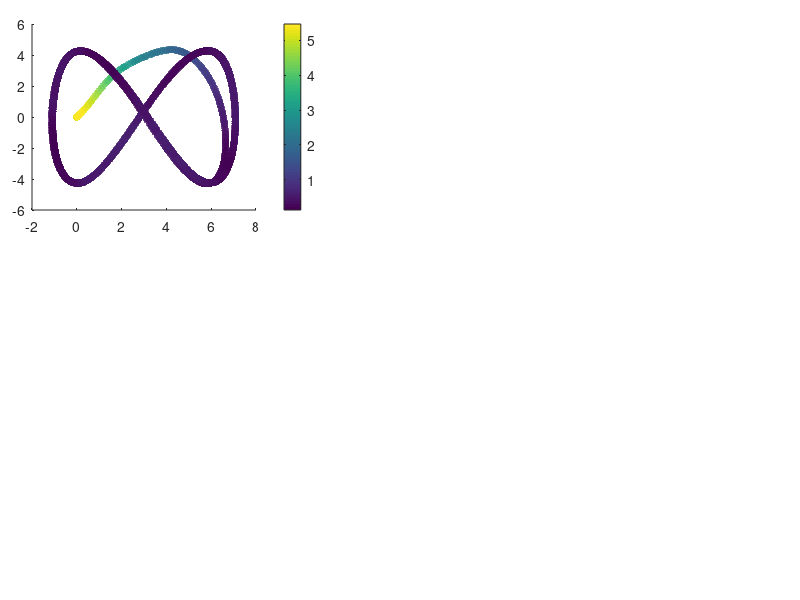

The MATLAB source for this figure: (Note: this script raises an error after producing the figure.)
%% Code to show the results of the Inverse kinematic controller

% Clean variables
clc, clear all, close all;
 
% Load variables of the system
load("T_MinNorma_UAV_DinInv_Real.mat")

% Change variable size
h = h(:, 1:end-1);
h_p = h_p(:, 1:end-1);
v = v(:, 1:end-1);

% Time definition 
t = t;

% Error definition
for k = 1:length(t)
    error_vector = hd(1:3, k)-h(1:3, k);
    error_dynamic(k) = norm(error_vector,2);
end

% Figure propert%% Figures
lw = 1; % linewidth 1
lwV = 2; % linewidth 2
fontsizeLabel = 11; %11
fontsizeLegend = 11;
fontsizeTicks = 11;
fontsizeTitel = 11;
sizeX = 1300; % size figure
sizeY = 750; % size figure

% color propreties
c1 = [80, 81, 79]/255;
c2 = [244, 213, 141]/255;
c3 = [242, 95, 92]/255;
c4 = [112, 141, 129]/255;

C18 = [0 0 0];
c5 = [130, 37, 37]/255;
c6 = [205, 167, 37]/255;
c7 = [81, 115, 180]/255;

C1 = [246 170 141]/255;
C2 = [51 187 238]/255;
C3 = [0 153 136]/255;
C4 = [238 119 51]/255;
C5 = [204 51 17]/255;
C6 = [238 51 119]/255;
C7 = [187 187 187]/255;
C8 = [80 80 80]/255;
C9 = [140 140 140]/255;
C10 = [0 128 255]/255;
C11 = [234 52 89]/255;
C12 = [39 124 252]/255;
C13 = [40 122 125]/255;
%C14 = [86 215 219]/255;
C14 = [252 94 158]/255;
C15 = [244 171 39]/255;
C16 = [100 121 162]/255;
C17 = [255 0 0]/255;
%% New color slection

figure('Position', [500 500 sizeX sizeY])
set(gcf, 'Position', [500 500 sizeX sizeY]);
fig1_comps.fig = gcf;

% Figure 1
axes('Position',[0.04 0.65 .35 .31]);
%% Colorbar
scatter(h(1, :),h(2, :),30,error_dynamic,'filled','MarkerFaceAlpha',0.7);
c = colorbar;
c.Label.Interpreter = 'latex';
c.Label.String = '$\textrm{Error}~||\tilde{\mathbf{\eta}}||$';

set(c,'TickLabelInterpreter','latex')

%% Desired Trajectory
hd_plot = line(hd(1,:),hd(2,:));
set(hd_plot, 'LineStyle', '--', 'Color', C8, 'LineWidth', 1.2*lw)

%% Real Trajectory
h_plot = line(h(1,:),h(2,:));
set(h_plot, 'LineStyle', '-', 'Color', C18, 'LineWidth', 1.2*lw)

%% Title of the image
hTitle_1 = title({'$\textrm{(a)}$'},'fontsize',14,'interpreter','latex','Color',C18);
%hXLabel_1 = xlabel('$x~[m]$','fontsize',9,'interpreter','latex', 'Color',C18);
hYLabel_1 = ylabel('$y~[m]$','fontsize',9,'interpreter','latex', 'Color',C18);

%% Legend nomeclature
hLegend_1 = legend([hd_plot, h_plot],{'$\mathbf{\eta}_d$','$\mathbf{\eta}$'},'fontsize',12,'interpreter','latex','Color',[255 255 255]/255,'Location','best','NumColumns',1,'TextColor','black');
set(gca,'ticklabelinterpreter','latex',...
        'fontsize',1.3*fontsizeTicks)
% Figure properties
ax_1 = gca;
ax_1.Box = 'on';
ax_1.BoxStyle = 'full';
ax_1.TickLength = [0.005;0.005];
ax_1.TickDirMode = 'auto';
ax_1.YMinorTick = 'on';
ax_1.XMinorTick = 'on';
% ax_2.XTickLabel = [];
ax_1.XMinorGrid = 'on';
ax_1.YMinorGrid = 'on';
%ax_2.MinorGridColor = '#8f8f8f';
ax_1.MinorGridAlpha = 0.15;
ax_1.LineWidth = 0.8;
ax_1.XLim = [min(h(1,:))-0.2 max(h(1,:))+0.2];
ax_1.YLim = [min(h(2,:))-0.2 max(h(2,:))+0.2];

% Figure 2
axes('Position',[0.04 0.28 .35 .31]);
%% Colorbar
scatter(h(1, :),h(3, :),30,error_dynamic,'filled','MarkerFaceAlpha',0.7);
c = colorbar;
c.Label.Interpreter = 'latex';
c.Label.String = '$\textrm{Error}~||\tilde{\mathbf{\eta}}||$';

set(c,'TickLabelInterpreter','latex')

%% Desired Trajectory
hd_plot_2 = line(hd(1,:),hd(3,:));
set(hd_plot_2, 'LineStyle', '--', 'Color', C8, 'LineWidth', 1.2*lw)

%% Real Trajectory
h_plot_2 = line(h(1,:),h(3,:));
set(h_plot_2, 'LineStyle', '-', 'Color', C18, 'LineWidth', 1.2*lw)

%% Title of the image
hTitle_2 = title({'$\textrm{(b)}$'},'fontsize',14,'interpreter','latex','Color',C18);
hXLabel_2 = xlabel('$x~[m]$','fontsize',9,'interpreter','latex', 'Color',C18);
hYLabel_2 = ylabel('$z~[m]$','fontsize',9,'interpreter','latex', 'Color',C18);

%% Legend nomeclature
hLegend_2 = legend([hd_plot_2, h_plot_2],{'$\mathbf{\eta}_d$','$\mathbf{\eta}$'},'fontsize',12,'interpreter','latex','Color',[255 255 255]/255,'Location','best','NumColumns',1,'TextColor','black');
set(gca,'ticklabelinterpreter','latex',...
        'fontsize',1.3*fontsizeTicks)
% Figure properties
ax_2 = gca;
ax_2.Box = 'on';
ax_2.BoxStyle = 'full';
ax_2.TickLength = [0.005;0.005];
ax_2.TickDirMode = 'auto';
ax_2.YMinorTick = 'on';
ax_2.XMinorTick = 'on';
% ax_2.XTickLabel = [];
ax_2.XMinorGrid = 'on';
ax_2.YMinorGrid = 'on';
%ax_2.MinorGridColor = '#8f8f8f';
ax_2.MinorGridAlpha = 0.15;
ax_2.LineWidth = 0.8;
ax_2.XLim = [min(h(1,:))-0.2 max(h(1,:))+0.2];
ax_2.YLim = [min(h(3,:))-0.2 max(h(3,:))+0.2];

axes('Position',[0.45 0.65 .54 .31]);
%% Data generation
error_x_plot = line(t,hd(1,:)-h(1,:));
set(error_x_plot, 'LineStyle', '-', 'Color', C5, 'LineWidth', 1.1*lw);
error_y_plot = line(t,hd(2,:)-h(2,:));
set(error_y_plot, 'LineStyle', '-', 'Color', C3, 'LineWidth', 1.1*lw);
error_z_plot = line(t,hd(3,:)-h(3,:));
set(error_z_plot, 'LineStyle', '-', 'Color', c7, 'LineWidth', 1.1*lw);

% fig1_comps.p1 = ul_plot;
%% Title of the image
hTitle_3 = title({'$\textrm{(c)}$'},'fontsize',14,'interpreter','latex','Color',C18);
%xlabel('$\textrm{Time}[s]$','fontsize',10,'interpreter','latex','Color',C18);
ylabel('$\textrm{Control Error}~[m]$','fontsize',10,'interpreter','latex', 'Color',C18);

%% Legend nomeclature
hLegend_3 = legend([error_x_plot,error_y_plot, error_z_plot],{'$\tilde{\mathbf{\eta}}_x$','$\tilde{\mathbf{\eta}}_y$','$\tilde{\mathbf{\eta}}_z$'},'fontsize',12,'interpreter','latex','Color',[255 255 255]/255,'Location','best','NumColumns',1,'TextColor','black');
 set(gca,'ticklabelinterpreter','latex',...
         'fontsize',1.3*fontsizeTicks)
%% Figure properties
ax_3 = gca;
ax_3.Box = 'on';
ax_3.BoxStyle = 'full';
ax_3.TickLength = [0.01;0.01];
ax_3.TickDirMode = 'auto';
ax_3.XTickLabel = [];
ax_3.YMinorTick = 'on';
ax_3.XMinorTick = 'on';
ax_3.XMinorGrid = 'on';
ax_3.YMinorGrid = 'on';
%ax_1.MinorGridColor = '#8f8f8f';
ax_3.MinorGridAlpha = 0.15;
ax_3.LineWidth = 0.8;
ax_3.XLim = [0 t(end)];

%% Zoom Plot
axes('Position',[0.70 0.85 .2 .1]);
index_zoom_1 = (t>=20) & (t<=30);
error_x_plot_zoom = line(t(index_zoom_1),hd(1,(index_zoom_1))-h(1,(index_zoom_1)));
error_y_plot_zoom = line(t(index_zoom_1),hd(2,(index_zoom_1))-h(2,(index_zoom_1)));
error_z_plot_zoom = line(t(index_zoom_1),hd(3,(index_zoom_1))-h(3,(index_zoom_1)));

set(error_x_plot_zoom, 'LineStyle', '-', 'Color', C5, 'LineWidth', lw*0.8);
set(error_y_plot_zoom, 'LineStyle', '-', 'Color', C3, 'LineWidth', lw*0.8);
set(error_z_plot_zoom, 'LineStyle', '-', 'Color', c7, 'LineWidth', lw*0.8);

set(gca,'ticklabelinterpreter','latex',...
         'fontsize',fontsizeTicks*0.5)
ax_1_zoom = gca;
ax_1_zoom.Box = 'on';
ax_1_zoom.BoxStyle = 'full';
ax_1_zoom.TickLength = [0.01;0.01];
%ax_1_zoom.YLim = [-0.5 0.5];
%ax_1_zoom.YTickLabel = [];
%ax_1_zoom.XTickLabel = [];
ax_1_zoom.TickDirMode = 'manual';
ax_1_zoom.TickDir = 'in';
ax_1_zoom.YMinorTick = 'on';
ax_1_zoom.XMinorTick = 'on';
ax_1_zoom.LineWidth = 0.5;
ax_1_zoom.XMinorGrid = 'on';
ax_1_zoom.YMinorGrid = 'on';
axes('Position',[0.45 0.28 .54 .31]);
%% Data generation
error_vx_plot = line(t,vref(1,:));
set(error_vx_plot, 'LineStyle', '-', 'Color', C7, 'LineWidth', 1.3*lw);
error_vy_plot = line(t,vref(2,:));
set(error_vy_plot, 'LineStyle', '-', 'Color', C14, 'LineWidth', 1.3*lw);
error_vz_plot = line(t,vref(3,:));
set(error_vz_plot, 'LineStyle', '-', 'Color', C15, 'LineWidth', 1.3*lw);

% fig1_comps.p1 = ul_plot;
%% Title of the image
hTitle_4 = title({'$\textrm{(d)}$'},'fontsize',14,'interpreter','latex','Color',C18);
xlabel('$\textrm{Time}[s]$','fontsize',10,'interpreter','latex','Color',C18);
ylabel('$\textrm{Inputs}~[m/s]$','fontsize',10,'interpreter','latex', 'Color',C18);

%% Legend nomeclature
hLegend_4 = legend([error_vx_plot,error_vy_plot, error_vz_plot],{'${\mu}_{l_{ref}}$','${\mu}_{m_{ref}}$','${\mu}_{n_{ref}}$'},'fontsize',12,'interpreter','latex','Color',[255 255 255]/255,'Location','best','NumColumns',1,'TextColor','black');
 set(gca,'ticklabelinterpreter','latex',...
         'fontsize',1.3*fontsizeTicks)
%% Figure properties
ax_4 = gca;
ax_4.Box = 'on';
ax_4.BoxStyle = 'full';
ax_4.TickLength = [0.01;0.01];
ax_4.TickDirMode = 'auto';
ax_4.YMinorTick = 'on';
ax_4.XMinorTick = 'on';
ax_4.XMinorGrid = 'on';
ax_4.YMinorGrid = 'on';
%ax_1.MinorGridColor = '#8f8f8f';
ax_4.MinorGridAlpha = 0.15;
ax_4.LineWidth = 0.8;
ax_4.XLim = [0 t(end)];
% 
set(gcf, 'Color', 'w'); % Sets axes background
export_fig Dynamics_results.pdf -q101

%% RMS dynamics
RMSE_x_dynamic = sqrt(mean((error_vector(1,:)).^2));
RMSE_y_dynamic = sqrt(mean((error_vector(2,:)).^2));
RMSE_z_dynamic = sqrt(mean((error_vector(3,:)).^2));

save("Dynamic_rmse.mat","RMSE_x_dynamic", "RMSE_y_dynamic", "RMSE_z_dynamic", "error_dynamic");